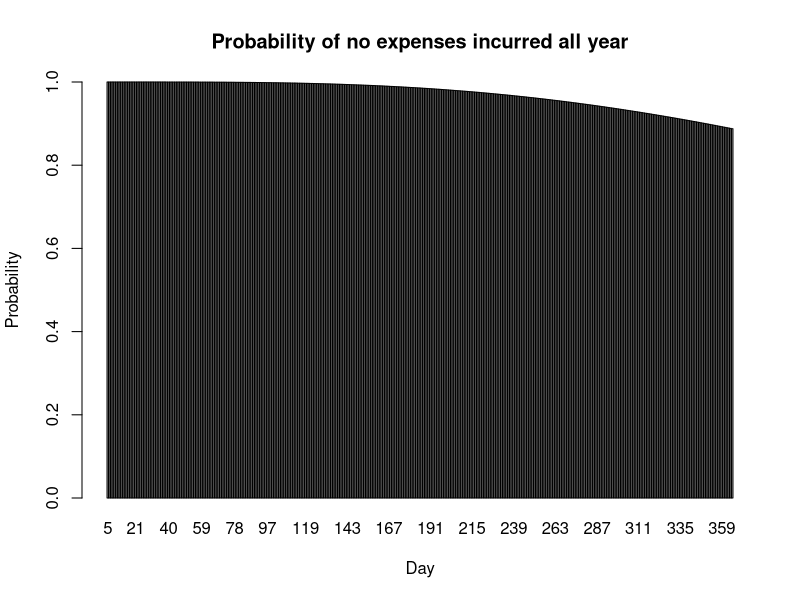
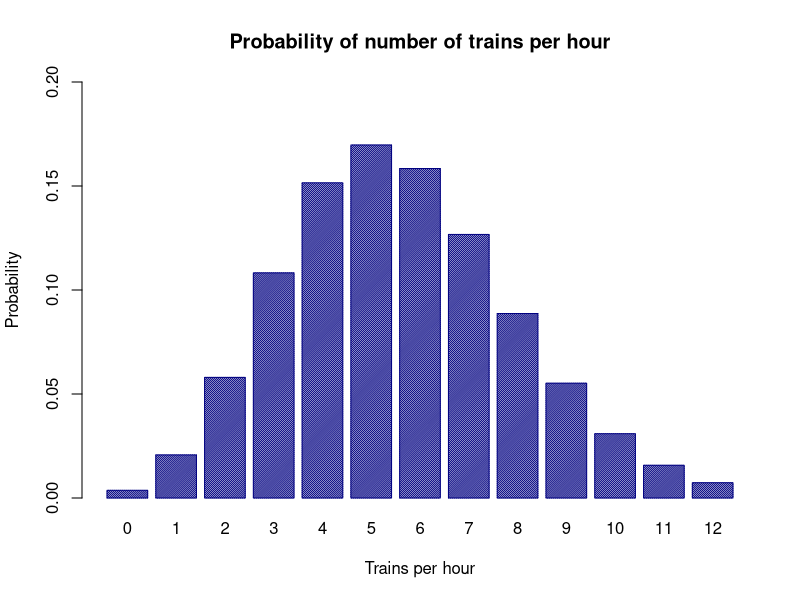

Write R code to recreate these figures, in order.
#Statistics Problem Sheet 3

#Problem 1

noexpense <- 1 - pnbinom(365-4, 4, 0.005)
noexpense

barplot(1 - pnbinom(1:361, 4, 0.005),
        names.arg = 1:361 + 4,
        ylim = 0:1,
        main = 'Probability of no expenses incurred all year',
        xlab = 'Day',
        ylab = 'Probability')


#Problem 2

notrains <- dpois(0, 5.6)
notrains

barplot(dpois(0:12, 5.6),
        names.arg = 0:12,
        ylim = 0:1/5,
        main = 'Probability of number of trains per hour',
        xlab = 'Trains per hour',
        ylab = 'Probability',
        col = 'Navy',
        border = 'Navy',
        density = 70)
